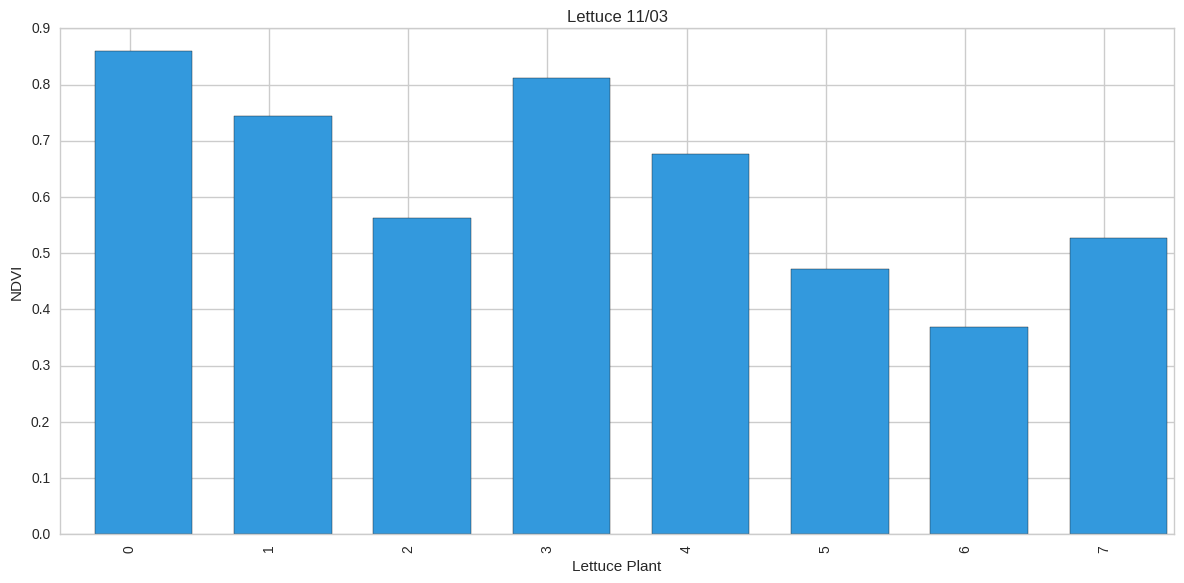
#> input picture data/NDVI/Lettuce_2016-11-03.png, 1184 x 583 px
$ python make_dataset.py ../../data/NDVI out   (older library calls are emulated)
#> lines starting #> are read from the running program, lines starting #| are printed output that depends on the picture
import os
import PIL
import sys
from PIL import Image

BASE_WIDTH = 400

if __name__ == "__main__":
    root_dir = sys.argv[1]
    target_dir = sys.argv[2]

    paths = []
    for root, dirs, files in os.walk(root_dir):
        dirs.sort()
        files.sort()
        for i, name in enumerate(files):
            paths.append(os.path.join(root, name))

    for i, path in enumerate(paths):
        img = Image.open(path)
#> img is the input picture: PIL image 1184x583 RGBA; mean R, G, B, A 171.9, 212.3, 239.2, 255
        wpercent = (BASE_WIDTH / float(img.size[0]))
#> wpercent = 0.338
        height = int((float(img.size[1]) * float(wpercent)))
#> height = 196
        img = img.resize((BASE_WIDTH, height), PIL.Image.ANTIALIAS)
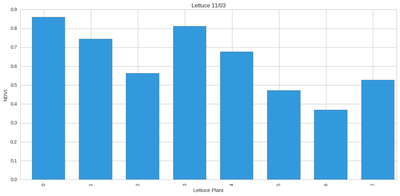
#> img: PIL image 400x196 RGBA; mean R, G, B, A 171.6, 212, 239, 255

        ext = os.path.splitext(path)[1]
        name = str(i) + ext.lower()
        img.save(os.path.join(target_dir, name))
#> pass 2 of the loop `for i, path in enumerate(paths):`:
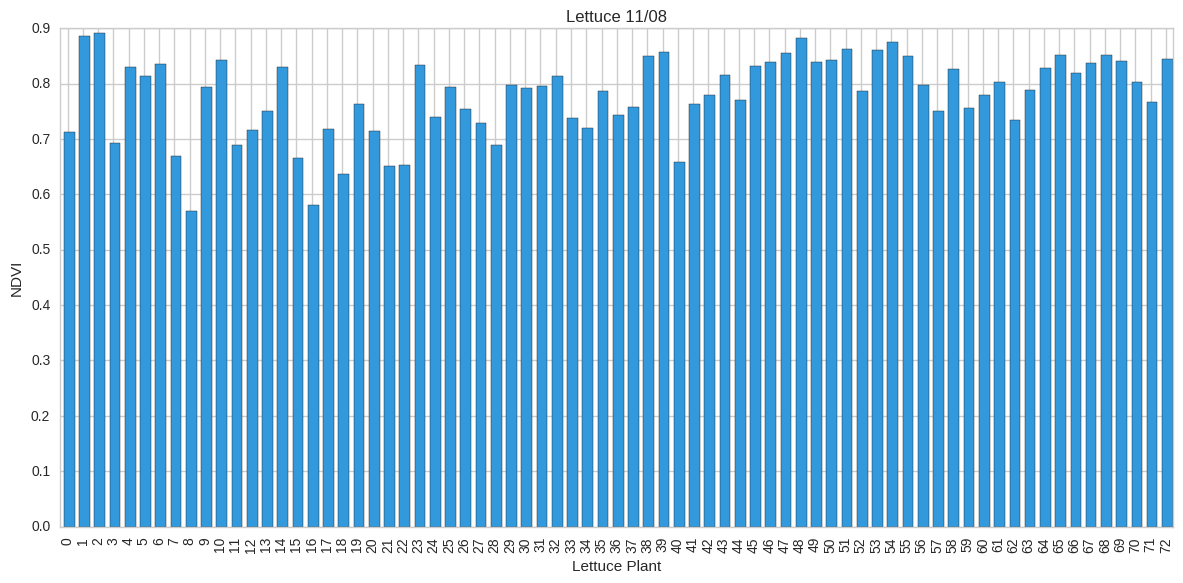
#> input picture data/NDVI/Lettuce_2016-11-08.png, 1183 x 583 px
#> img is the input picture: PIL image 1183x583 RGBA; mean R, G, B, A 147.6, 195.6, 227.6, 255
#> `img = img.resize((BASE_WIDTH, height), PIL.Image.ANTIALIAS)`:
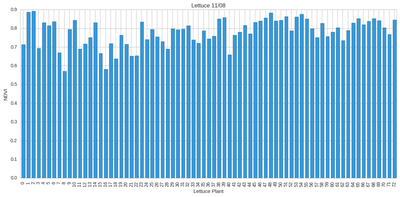
#> img: PIL image 400x197 RGBA; mean R, G, B, A 147, 195.3, 227.3, 255
